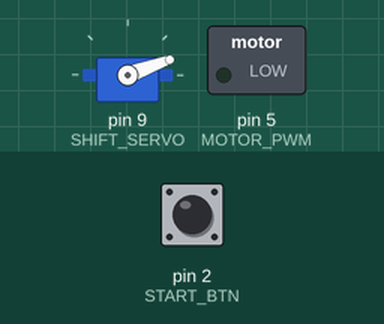
This sketch was run on a simulated Arduino Uno, built with avr-gcc and run on an emulated ATmega328P. Parts: servo, switched loads named in the sketch (green lamp = pin HIGH). Inputs (shaded band) come from the test bench; at power-on: pin 2 (START_BTN) HIGH. At 4.9 s the program stops and its outputs stay as they are.

Above: at 0.8 s.
0.9 s: pin 2 (START_BTN) pulled LOW for 0.15 s
At 4.6 s:
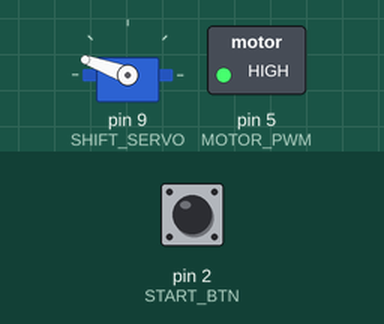
At 5.2 s:
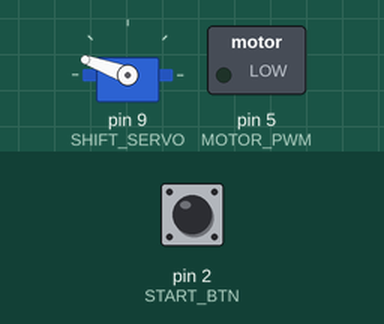
Timing chart, 0 to 6.4 s (numbered marks = the images above; inputs shaded):
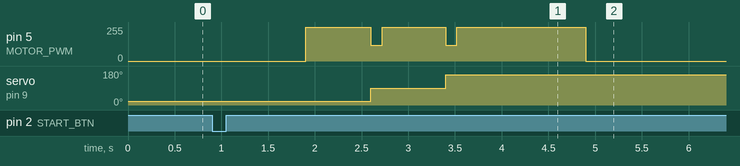

Measured:
- after the input at 0.9 s, pin 5 (MOTOR_PWM): 0/255 → 255/255 after 1.0 s, → 120/255 0.70 s later, → 255/255 0.12 s later, → 120/255 0.68 s later, … (6 changes in this stretch); servo on pin 9 (SHIFT_SERVO): 20° → 90° after 1.7 s, → 160° 0.80 s later

The sketch:

speed_rover.ino
```cpp
// Speed rover: a servo shifts the drivetrain between gear ratios during the run.
// Low gear for traction off the line, then progressively faster ratios.
#include <Servo.h>

const uint8_t MOTOR_PWM = 5, SHIFT_SERVO = 9, START_BTN = 2;
const int GEAR_ANGLE[3] = {20, 90, 160};          // servo position for each ratio
const unsigned long SHIFT_AT_MS[3] = {0, 700, 1500};  // tune from timed trials

Servo shifter;

void setup() {
  pinMode(MOTOR_PWM, OUTPUT);
  pinMode(START_BTN, INPUT_PULLUP);
  shifter.attach(SHIFT_SERVO);
  shifter.write(GEAR_ANGLE[0]);
  while (digitalRead(START_BTN) == HIGH) {}      // wait for button
  delay(1000);
}

void loop() {
  static unsigned long t0 = millis();
  static int gear = 0;
  unsigned long t = millis() - t0;

  if (gear < 2 && t >= SHIFT_AT_MS[gear + 1]) {
    analogWrite(MOTOR_PWM, 120);                 // ease off so the gears mesh
    shifter.write(GEAR_ANGLE[++gear]);
    delay(120);
  }
  analogWrite(MOTOR_PWM, 255);
  if (t > 3000) { analogWrite(MOTOR_PWM, 0); while (1); }
}
```
